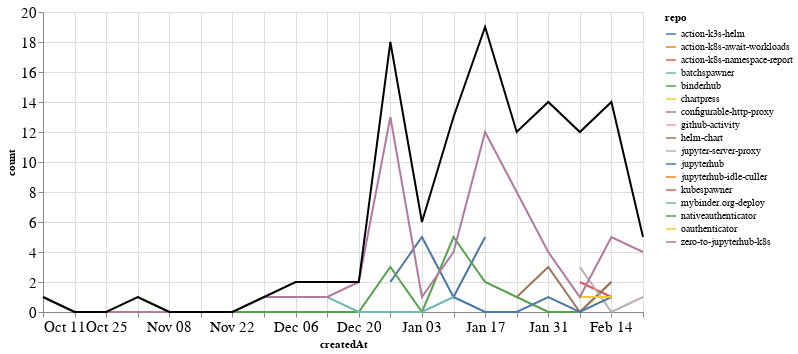

Notebook source saved alongside this figure:
### Markdown cell above
### PRs

### Code cell
prs_time = prs.groupby('repo').resample('W', on='createdAt').count()['author'].reset_index()
prs_time = prs_time.rename(columns={'author': 'count'})
prs_time_total = prs_time.groupby('createdAt').agg({"count": "sum"}).reset_index()

ch1 = alt.Chart(prs_time, width=600).mark_line().encode(
    x='createdAt',
    y='count',
    color='repo',
    tooltip="repo"
)

ch2 = alt.Chart(prs_time_total, width=600).mark_line(color="black").encode(
    x='createdAt',
    y='count',
)

ch1 + ch2

### Figure 1 — Vega-Lite specification as saved in the notebook (floating-point values rounded to 4 significant figures)
{"config": {"axisLeft": {"labelFontSize": 15}, "axisBottom": {"labelFontSize": 15}}, "layer": [{"data": {"name": "data-4096fb351865cb0369c8c0b0013db774"}, "mark": "line", "encoding": {"color": {"type": "nominal", "field": "repo"}, "tooltip": {"type": "nominal", "field": "repo"}, "x": {"type": "temporal", "field": "createdAt"}, "y": {"type": "quantitative", "field": "count"}}, "width": 600}, {"data": {"name": "data-255fa379fc73580697cc502ab71a6af2"}, "mark": {"type": "line", "color": "black"}, "encoding": {"x": {"type": "temporal", "field": "createdAt"}, "y": {"type": "quantitative", "field": "count"}}, "width": 600}], "$schema": "https://vega.github.io/schema/vega-lite/v4.8.1.json", "datasets": {"data-4096fb351865cb0369c8c0b0013db774": [{"repo": "action-k3s-helm", "createdAt": "2020-12-27T00:00:00", "count": 2}, {"repo": "action-k3s-helm", "createdAt": "2021-01-03T00:00:00", "count": 5}, {"repo": "action-k3s-helm", "createdAt": "2021-01-10T00:00:00", "count": 1}, {"repo": "action-k3s-helm", "createdAt": "2021-01-17T00:00:00", "count": 5}, {"repo": "action-k8s-await-workloads", "createdAt": "2021-02-07T00:00:00", "count": 3}, {"repo": "action-k8s-namespace-report", "createdAt": "2021-02-07T00:00:00", "count": 2}, {"repo": "action-k8s-namespace-report", "createdAt": "2021-02-14T00:00:00", "count": 1}, {"repo": "batchspawner", "createdAt": "2021-01-31T00:00:00", "count": 1}, {"repo": "binderhub", "createdAt": "2020-11-01T00:00:00", "count": 1}, {"repo": "binderhub", "createdAt": "2020-11-08T00:00:00", "count": 0}, {"repo": "binderhub", "createdAt": "2020-11-15T00:00:00", "count": 0}, {"repo": "binderhub", "createdAt": "2020-11-22T00:00:00", "count": 0}, {"repo": "binderhub", "createdAt": "2020-11-29T00:00:00", "count": 0}, {"repo": "binderhub", "createdAt": "2020-12-06T00:00:00", "count": 0}, {"repo": "binderhub", "createdAt": "2020-12-13T00:00:00", "count": 0}, {"repo": "binderhub", "createdAt": "2020-12-20T00:00:00", "count": 0}, {"repo": "binderhub", "createdAt": "2020-12-27T00:00:00", "count": 3}, {"repo": "binderhub", "createdAt": "2021-01-03T00:00:00", "count": 0}, {"repo": "binderhub", "createdAt": "2021-01-10T00:00:00", "count": 5}, {"repo": "binderhub", "createdAt": "2021-01-17T00:00:00", "count": 2}, {"repo": "binderhub", "createdAt": "2021-01-24T00:00:00", "count": 1}, {"repo": "binderhub", "createdAt": "2021-01-31T00:00:00", "count": 0}, {"repo": "binderhub", "createdAt": "2021-02-07T00:00:00", "count": 0}, {"repo": "binderhub", "createdAt": "2021-02-14T00:00:00", "count": 2}, {"repo": "chartpress", "createdAt": "2021-01-24T00:00:00", "count": 2}, {"repo": "configurable-http-proxy", "createdAt": "2021-02-07T00:00:00", "count": 2}, {"repo": "github-activity", "createdAt": "2021-01-10T00:00:00", "count": 1}, {"repo": "helm-chart", "createdAt": "2021-01-24T00:00:00", "count": 1}, {"repo": "helm-chart", "createdAt": "2021-01-31T00:00:00", "count": 3}, {"repo": "helm-chart", "createdAt": "2021-02-07T00:00:00", "count": 0}, {"repo": "helm-chart", "createdAt": "2021-02-14T00:00:00", "count": 2}, {"repo": "jupyter-server-proxy", "createdAt": "2021-02-07T00:00:00", "count": 3}, {"repo": "jupyter-server-proxy", "createdAt": "2021-02-14T00:00:00", "count": 0}, {"repo": "jupyter-server-proxy", "createdAt": "2021-02-21T00:00:00", "count": 1}, {"repo": "jupyterhub", "createdAt": "2021-01-10T00:00:00", "count": 1}, {"repo": "jupyterhub", "createdAt": "2021-01-17T00:00:00", "count": 0}, {"repo": "jupyterhub", "createdAt": "2021-01-24T00:00:00", "count": 0}, {"repo": "jupyterhub", "createdAt": "2021-01-31T00:00:00", "count": 1}, {"repo": "jupyterhub", "createdAt": "2021-02-07T00:00:00", "count": 0}, {"repo": "jupyterhub", "createdAt": "2021-02-14T00:00:00", "count": 1}, {"repo": "jupyterhub-idle-culler", "createdAt": "2021-01-31T00:00:00", "count": 1}, {"repo": "kubespawner", "createdAt": "2021-02-14T00:00:00", "count": 2}, {"repo": "mybinder.org-deploy", "createdAt": "2020-12-06T00:00:00", "count": 1}, {"repo": "mybinder.org-deploy", "createdAt": "2020-12-13T00:00:00", "count": 1}, {"repo": "mybinder.org-deploy", "createdAt": "2020-12-20T00:00:00", "count": 0}, {"repo": "mybinder.org-deploy", "createdAt": "2020-12-27T00:00:00", "count": 0}, {"repo": "mybinder.org-deploy", "createdAt": "2021-01-03T00:00:00", "count": 0}, {"repo": "mybinder.org-deploy", "createdAt": "2021-01-10T00:00:00", "count": 1}, {"repo": "nativeauthenticator", "createdAt": "2021-01-31T00:00:00", "count": 4}, {"repo": "oauthenticator", "createdAt": "2021-02-07T00:00:00", "count": 1}, {"repo": "oauthenticator", "createdAt": "2021-02-14T00:00:00", "count": 1}, {"repo": "zero-to-jupyterhub-k8s", "createdAt": "2020-10-11T00:00:00", "count": 1}, {"repo": "zero-to-jupyterhub-k8s", "createdAt": "2020-10-18T00:00:00", "count": 0}, {"repo": "zero-to-jupyterhub-k8s", "createdAt": "2020-10-25T00:00:00", "count": 0}, {"repo": "zero-to-jupyterhub-k8s", "createdAt": "2020-11-01T00:00:00", "count": 0}, {"repo": "zero-to-jupyterhub-k8s", "createdAt": "2020-11-08T00:00:00", "count": 0}, {"repo": "zero-to-jupyterhub-k8s", "createdAt": "2020-11-15T00:00:00", "count": 0}, {"repo": "zero-to-jupyterhub-k8s", "createdAt": "2020-11-22T00:00:00", "count": 0}, {"repo": "zero-to-jupyterhub-k8s", "createdAt": "2020-11-29T00:00:00", "count": 1}, {"repo": "zero-to-jupyterhub-k8s", "createdAt": "2020-12-06T00:00:00", "count": 1}, {"repo": "zero-to-jupyterhub-k8s", "createdAt": "2020-12-13T00:00:00", "count": 1}, {"repo": "zero-to-jupyterhub-k8s", "createdAt": "2020-12-20T00:00:00", "count": 2}, {"repo": "zero-to-jupyterhub-k8s", "createdAt": "2020-12-27T00:00:00", "count": 13}, {"repo": "zero-to-jupyterhub-k8s", "createdAt": "2021-01-03T00:00:00", "count": 1}, {"repo": "zero-to-jupyterhub-k8s", "createdAt": "2021-01-10T00:00:00", "count": 4}, {"repo": "zero-to-jupyterhub-k8s", "createdAt": "2021-01-17T00:00:00", "count": 12}, {"repo": "zero-to-jupyterhub-k8s", "createdAt": "2021-01-24T00:00:00", "count": 8}, {"repo": "zero-to-jupyterhub-k8s", "createdAt": "2021-01-31T00:00:00", "count": 4}, {"repo": "zero-to-jupyterhub-k8s", "createdAt": "2021-02-07T00:00:00", "count": 1}, {"repo": "zero-to-jupyterhub-k8s", "createdAt": "2021-02-14T00:00:00", "count": 5}, {"repo": "zero-to-jupyterhub-k8s", "createdAt": "2021-02-21T00:00:00", "count": 4}], "data-255fa379fc73580697cc502ab71a6af2": [{"createdAt": "2020-10-11T00:00:00", "count": 1}, {"createdAt": "2020-10-18T00:00:00", "count": 0}, {"createdAt": "2020-10-25T00:00:00", "count": 0}, {"createdAt": "2020-11-01T00:00:00", "count": 1}, {"createdAt": "2020-11-08T00:00:00", "count": 0}, {"createdAt": "2020-11-15T00:00:00", "count": 0}, {"createdAt": "2020-11-22T00:00:00", "count": 0}, {"createdAt": "2020-11-29T00:00:00", "count": 1}, {"createdAt": "2020-12-06T00:00:00", "count": 2}, {"createdAt": "2020-12-13T00:00:00", "count": 2}, {"createdAt": "2020-12-20T00:00:00", "count": 2}, {"createdAt": "2020-12-27T00:00:00", "count": 18}, {"createdAt": "2021-01-03T00:00:00", "count": 6}, {"createdAt": "2021-01-10T00:00:00", "count": 13}, {"createdAt": "2021-01-17T00:00:00", "count": 19}, {"createdAt": "2021-01-24T00:00:00", "count": 12}, {"createdAt": "2021-01-31T00:00:00", "count": 14}, {"createdAt": "2021-02-07T00:00:00", "count": 12}, {"createdAt": "2021-02-14T00:00:00", "count": 14}, {"createdAt": "2021-02-21T00:00:00", "count": 5}]}}
